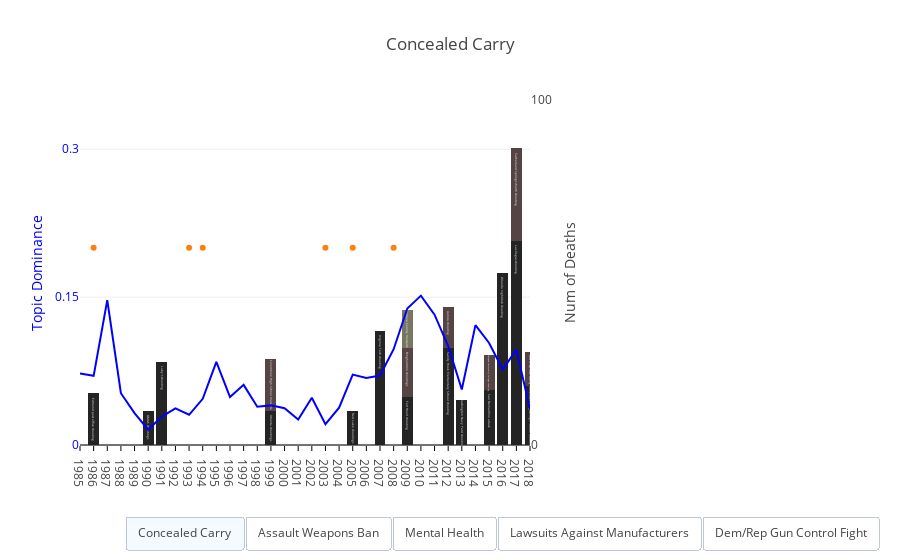

Notebook code cell kept with this figure:
### Code cell
# concealed carry
trace_top_1 = go.Scatter(
    x = top_by_year['year'],
    y = top_by_year['concealed carry'],
    text=top_by_year['concealed carry'].apply(lambda x: "%0.1f%%"%(x*100)),
    hoverinfo='text',
    mode = 'lines',
    name = '',
    yaxis='y2',
    line=dict(color='blue')
)

# assault weapons ban
trace_top_2 = go.Scatter(
    x = top_by_year['year'],
    y = top_by_year['assault weapons ban'],
    text=top_by_year['assault weapons ban'].apply(lambda x: "%0.1f%%"%(x*100)),
    hoverinfo='text',
    mode = 'lines',
    name = 'assault weapons ban',
    yaxis='y2',
    line=dict(color='blue'),
    visible=False
)


# mental health
trace_top_3 = go.Scatter(
    x = top_by_year['year'],
    y = top_by_year['mental health'],
    text=top_by_year['mental health'].apply(lambda x: "%0.1f%%"%(x*100)),
    hoverinfo='text',
    mode = 'lines',
    name = 'mental health',
    yaxis='y2',
    line=dict(color='blue'),
    visible=False
)


# lawsuits against manufacturers
trace_top_4 = go.Scatter(
    x = top_by_year['year'],
    y = top_by_year['lawsuits against manufacturers'],
    text=top_by_year['lawsuits against manufacturers'].apply(lambda x: "%0.1f%%"%(x*100)),
    hoverinfo='text',
    mode = 'lines',
    name = 'lawsuits against manufacturers',
    yaxis='y2',
    line=dict(color='blue'),
    visible=False
)

# dem/rep gun control debate 
trace_top_5 = go.Scatter(
    x = top_by_year['year'],
    y = top_by_year['dem/rep gun control debate '],
    text=top_by_year['dem/rep gun control debate '].apply(lambda x: "%0.1f%%"%(x*100)),
    hoverinfo='text',
    mode = 'lines',
    name = 'dem/rep gun control debate',
    yaxis='y2',
    line=dict(color='blue'),
    visible=False
)

# gun-control legislation
trace_legisl = go.Scatter(
    x = legisl_to_plot['year'],
    y = legisl_to_plot['value'],
    text=legisl_to_plot['legislation'],
    hoverinfo='text',
    mode = 'markers',
    yaxis='y2',
    visible=True
)

# mass shootings stacked bar graph
trace1 = go.Bar(
    x=mass_shootings[mass_shootings.shooting_count==1]["Year"],
    y=mass_shootings[mass_shootings.shooting_count==1]['Deaths'],
    text=mass_shootings[mass_shootings.shooting_count==1]['Incident'],
    hoverinfo='text',
    name ="",
    marker=dict(color=color1)

    
)
trace2 = go.Bar(
    x=mass_shootings[mass_shootings.shooting_count==2]["Year"],
    y=mass_shootings[mass_shootings.shooting_count==2]['Deaths'],
    text=mass_shootings[mass_shootings.shooting_count==2]['Incident'],
    hoverinfo='text',
    name ="",
    marker=dict(color=color2)
)

trace3 = go.Bar(
    x=mass_shootings[mass_shootings.shooting_count==3]["Year"],
    y=mass_shootings[mass_shootings.shooting_count==3]['Deaths'],
    text=mass_shootings[mass_shootings.shooting_count==3]['Incident'],
    hoverinfo='text',
    name ="",
    marker=dict(color=color3)
)


data = [trace_top_1, trace_top_2, trace_top_3, trace_top_4, trace_top_5, trace_legisl, trace1, trace2, trace3]

updatemenus = list([
    dict(type="buttons",
         active=0,
         buttons=list([   
            dict(label = 'Concealed Carry',
                 method = 'update',
                 args = [{'visible': [True, False, False, False, False, True, True, True, True]},
                         {'title': 'Concealed Carry'}]),
            dict(label = 'Assault Weapons Ban',
                 method = 'update',
                 args = [{'visible': [False, True, False, False, False, True, True, True, True]},
                         {'title': 'Assault Weapons Ban'}]),
            dict(label = 'Mental Health',
                 method = 'update',
                 args = [{'visible': [False, False, True, False, False, True, True, True, True]},
                         {'title': 'Mental Health'}]),
            dict(label = 'Lawsuits Against Manufacturers',
                 method = 'update',
                 args = [{'visible': [False, False, False, True, False, True, True, True, True]},
                         {'title': 'Lawsuits Against Manufacturers'}]),
            dict(label = 'Dem/Rep Gun Control Fight',
                 method = 'update',
                 args = [{'visible': [False, False, False, False, True, True, True, True, True]},
                         {'title': 'Dem/Rep Gun Control Fight'}]),             
             
        ]),
         direction = 'left', 
         pad = {'r': 10, 't': 10},
         showactive = True,
         x = 0.1,
         xanchor = 'left',
         y = -0.3,
         yanchor = 'bottom'  
    )
])

layout = go.Layout(
    barmode='stack', showlegend=False,updatemenus=updatemenus,
    xaxis=dict(
        autotick=False,
        range=[1985, 2018],
        dtick=1,
        tickcolor='#000'
    ),
    yaxis2=dict(title='Topic Dominance', 
                overlaying='y',
                tickfont=dict(color='blue'), 
                titlefont=dict(color='blue'),
                autotick=False,
                range=[0, 0.35],
                dtick=0.15),
    yaxis=dict(title='Num of Deaths', 
               side='right',
               autotick=False,
               range=[0, 100],
               dtick=100), 
    title = 'Concealed Carry'
)

fig = go.Figure(data=data, layout=layout)
iplot(fig, filename='gun_control')

### Figure 1 — Plotly figure (JSON) as saved in the notebook; plotly's stock layout.template omitted (floating-point values rounded to 4 significant figures)
{"data": [{"hoverinfo": "text", "line": {"color": "blue"}, "mode": "lines", "name": "", "text": ["7.2%", "7.0%", "14.7%", "5.3%", "3.2%", "1.5%", "2.9%", "3.7%", "3.1%", "4.7%", "8.4%", "4.9%", "6.1%", "3.9%", "4.0%", "3.7%", "2.6%", "4.8%", "2.1%", "3.8%", "7.1%", "6.8%", "7.0%", "9.7%", "13.9%", "15.2%", "13.2%", "10.0%", "5.6%", "12.2%", "10.4%", "7.7%", "9.7%", "3.6%"], "type": "scatter", "x": [1985, 1986, 1987, 1988, 1989, 1990, 1991, 1992, 1993, 1994, 1995, 1996, 1997, 1998, 1999, 2000, 2001, 2002, 2003, 2004, 2005, 2006, 2007, 2008, 2009, 2010, 2011, 2012, 2013, 2014, 2015, 2016, 2017, 2018], "y": [0.07248, 0.07015, 0.147, 0.05252, 0.03236, 0.01548, 0.02886, 0.0371, 0.03066, 0.04687, 0.08424, 0.04866, 0.06102, 0.03881, 0.04019, 0.03739, 0.02577, 0.04791, 0.02105, 0.0379, 0.07143, 0.06804, 0.07044, 0.09715, 0.1385, 0.1515, 0.1322, 0.1003, 0.05628, 0.1216, 0.1036, 0.0766, 0.09672, 0.03646], "yaxis": "y2"}, {"hoverinfo": "text", "line": {"color": "blue"}, "mode": "lines", "name": "assault weapons ban", "text": ["7.6%", "7.1%", "3.6%", "7.5%", "28.6%", "18.4%", "9.8%", "12.1%", "8.6%", "10.0%", "9.6%", "10.4%", "5.0%", "3.9%", "2.9%", "2.3%", "2.7%", "4.1%", "5.3%", "13.6%", "6.6%", "1.6%", "2.3%", "3.1%", "4.6%", "3.4%", "5.2%", "7.1%", "6.2%", "3.6%", "4.6%", "3.2%", "5.6%", "4.2%"], "type": "scatter", "visible": false, "x": [1985, 1986, 1987, 1988, 1989, 1990, 1991, 1992, 1993, 1994, 1995, 1996, 1997, 1998, 1999, 2000, 2001, 2002, 2003, 2004, 2005, 2006, 2007, 2008, 2009, 2010, 2011, 2012, 2013, 2014, 2015, 2016, 2017, 2018], "y": [0.07616, 0.07068, 0.03636, 0.07497, 0.2856, 0.1843, 0.09766, 0.1209, 0.08559, 0.09985, 0.09588, 0.1044, 0.05039, 0.03932, 0.02898, 0.02293, 0.02677, 0.04148, 0.05268, 0.1364, 0.06636, 0.01576, 0.02332, 0.03062, 0.04571, 0.03351, 0.05161, 0.0706, 0.06161, 0.03596, 0.04601, 0.03162, 0.05606, 0.04152], "yaxis": "y2"}, {"hoverinfo": "text", "line": {"color": "blue"}, "mode": "lines", "name": "mental health", "text": ["1.2%", "1.4%", "2.9%", "0.5%", "0.6%", "1.8%", "0.9%", "0.5%", "1.9%", "1.3%", "0.5%", "0.3%", "0.9%", "0.7%", "1.1%", "1.1%", "3.0%", "1.7%", "0.5%", "0.6%", "1.1%", "0.2%", "9.0%", "2.1%", "1.6%", "1.2%", "5.4%", "3.7%", "4.1%", "7.4%", "5.0%", "1.6%", "5.0%", "3.3%"], "type": "scatter", "visible": false, "x": [1985, 1986, 1987, 1988, 1989, 1990, 1991, 1992, 1993, 1994, 1995, 1996, 1997, 1998, 1999, 2000, 2001, 2002, 2003, 2004, 2005, 2006, 2007, 2008, 2009, 2010, 2011, 2012, 2013, 2014, 2015, 2016, 2017, 2018], "y": [0.01249, 0.01417, 0.02881, 0.00492, 0.005841, 0.01766, 0.008812, 0.005383, 0.01895, 0.01259, 0.0055, 0.003323, 0.009152, 0.007326, 0.01133, 0.01112, 0.02985, 0.01661, 0.0045, 0.005945, 0.0112, 0.002327, 0.08979, 0.02147, 0.01628, 0.0117, 0.05405, 0.03714, 0.04122, 0.07386, 0.05042, 0.01608, 0.05048, 0.03296], "yaxis": "y2"}, {"hoverinfo": "text", "line": {"color": "blue"}, "mode": "lines", "name": "lawsuits against manufacturers", "text": ["0.1%", "0.5%", "2.2%", "1.0%", "1.4%", "0.4%", "1.2%", "1.1%", "0.6%", "0.8%", "1.3%", "1.7%", "2.8%", "4.1%", "7.9%", "3.3%", "1.6%", "5.4%", "17.4%", "6.9%", "8.3%", "3.3%", "1.3%", "2.2%", "0.8%", "1.0%", "0.6%", "0.9%", "1.4%", "1.1%", "1.3%", "1.7%", "0.9%", "0.7%"], "type": "scatter", "visible": false, "x": [1985, 1986, 1987, 1988, 1989, 1990, 1991, 1992, 1993, 1994, 1995, 1996, 1997, 1998, 1999, 2000, 2001, 2002, 2003, 2004, 2005, 2006, 2007, 2008, 2009, 2010, 2011, 2012, 2013, 2014, 2015, 2016, 2017, 2018], "y": [0.001372, 0.004918, 0.02239, 0.00988, 0.01392, 0.003912, 0.0117, 0.01062, 0.006465, 0.008499, 0.01285, 0.01744, 0.02841, 0.04054, 0.07901, 0.03324, 0.01568, 0.05396, 0.1741, 0.06869, 0.08303, 0.03339, 0.01342, 0.02227, 0.008049, 0.009579, 0.006436, 0.009196, 0.01414, 0.01123, 0.01273, 0.01681, 0.009056, 0.006754], "yaxis": "y2"}, {"hoverinfo": "text", "line": {"color": "blue"}, "mode": "lines", "name": "dem/rep gun control debate", "text": ["12.0%", "10.3%", "1.8%", "4.5%", "3.3%", "7.7%", "9.5%", "5.5%", "8.5%", "7.3%", "5.5%", "6.8%", "2.6%", "2.4%", "12.4%", "4.3%", "3.0%", "3.9%", "5.6%", "6.9%", "7.0%", "4.4%", "3.7%", "3.6%", "9.0%", "3.1%", "3.5%", "3.8%", "9.5%", "2.9%", "2.9%", "7.5%", "4.0%", "4.6%"], "type": "scatter", "visible": false, "x": [1985, 1986, 1987, 1988, 1989, 1990, 1991, 1992, 1993, 1994, 1995, 1996, 1997, 1998, 1999, 2000, 2001, 2002, 2003, 2004, 2005, 2006, 2007, 2008, 2009, 2010, 2011, 2012, 2013, 2014, 2015, 2016, 2017, 2018], "y": [0.1197, 0.1029, 0.01793, 0.04546, 0.03263, 0.07667, 0.09482, 0.05546, 0.08505, 0.07332, 0.05523, 0.0684, 0.02603, 0.02358, 0.1245, 0.04275, 0.02996, 0.03942, 0.05628, 0.06895, 0.0697, 0.04436, 0.03706, 0.03607, 0.08968, 0.03095, 0.03508, 0.03811, 0.09494, 0.02897, 0.02874, 0.07463, 0.03997, 0.04636], "yaxis": "y2"}, {"hoverinfo": "text", "mode": "markers", "text": [null, "Firearm Owners Protection Act", null, null, null, null, null, null, "The Brady Handgun Violence Prevention Act", "Public Safety and Recreational Firearms Use Protection Act", null, null, null, null, null, null, null, null, "The Tiahrt Amendment", null, "Protection of Lawful Commerce in Arms Act", null, null, "District of Columbia v. Heller Case", null, null, null, null, null, null, null, null, null, null], "type": "scatter", "visible": true, "x": [1985, 1986, 1987, 1988, 1989, 1990, 1991, 1992, 1993, 1994, 1995, 1996, 1997, 1998, 1999, 2000, 2001, 2002, 2003, 2004, 2005, 2006, 2007, 2008, 2009, 2010, 2011, 2012, 2013, 2014, 2015, 2016, 2017, 2018], "y": [null, 0.2, null, null, null, null, null, null, 0.2, 0.2, null, null, null, null, null, null, null, null, 0.2, null, 0.2, null, null, 0.2, null, null, null, null, null, null, null, null, null, null], "yaxis": "y2"}, {"hoverinfo": "text", "marker": {"color": "#242424"}, "name": "", "text": [null, "Edmond post office shooting", null, null, null, "GMAC shootings", "Luby's shooting", null, null, null, null, null, null, null, "Atlanta shootings", null, null, null, null, null, "Red Lake shootings", null, "Virginia Tech shooting", null, "Fort Hood shooting", null, null, "Sandy Hook Elementary School shooting", "Washington Navy Yard shooting", null, "San Bernardino attack", "Orlando nightclub shooting", "Las Vegas shooting", "Stoneman Douglas High School shooting"], "type": "bar", "x": [1985, 1986, 1987, 1988, 1989, 1990, 1991, 1992, 1993, 1994, 1995, 1996, 1997, 1998, 1999, 2000, 2001, 2002, 2003, 2004, 2005, 2006, 2007, 2008, 2009, 2010, 2011, 2012, 2013, 2014, 2015, 2016, 2017, 2018], "y": [null, 15, null, null, null, 10, 24, null, null, null, null, null, null, null, 10, null, null, null, null, null, 10, null, 33, null, 14, null, null, 28, 13, null, 16, 50, 59, 17]}, {"hoverinfo": "text", "marker": {"color": "#544444"}, "name": "", "text": [null, null, null, null, null, null, null, null, null, null, null, null, null, null, "Columbine High School massacre", null, null, null, null, null, null, null, null, null, "Binghamton shootings", null, null, "Aurora shooting", null, null, "Umpqua Community College shooting", null, "Sutherland Springs church shooting", "Santa Fe High School shooting"], "type": "bar", "x": [1985, 1986, 1987, 1988, 1989, 1990, 1991, 1992, 1993, 1994, 1995, 1996, 1997, 1998, 1999, 2000, 2001, 2002, 2003, 2004, 2005, 2006, 2007, 2008, 2009, 2010, 2011, 2012, 2013, 2014, 2015, 2016, 2017, 2018], "y": [null, null, null, null, null, null, null, null, null, null, null, null, null, null, 15, null, null, null, null, null, null, null, null, null, 14, null, null, 12, null, null, 10, null, 27, 10]}, {"hoverinfo": "text", "marker": {"color": "#767661"}, "name": "", "text": [null, null, null, null, null, null, null, null, null, null, null, null, null, null, null, null, null, null, null, null, null, null, null, null, "Geneva County massacre", null, null, null, null, null, null, null, null, null], "type": "bar", "x": [1985, 1986, 1987, 1988, 1989, 1990, 1991, 1992, 1993, 1994, 1995, 1996, 1997, 1998, 1999, 2000, 2001, 2002, 2003, 2004, 2005, 2006, 2007, 2008, 2009, 2010, 2011, 2012, 2013, 2014, 2015, 2016, 2017, 2018], "y": [null, null, null, null, null, null, null, null, null, null, null, null, null, null, null, null, null, null, null, null, null, null, null, null, 11, null, null, null, null, null, null, null, null, null]}], "layout": {"barmode": "stack", "showlegend": false, "title": "Concealed Carry", "updatemenus": [{"active": 0, "buttons": [{"args": [{"visible": [true, false, false, false, false, true, true, true, true]}, {"title": "Concealed Carry"}], "label": "Concealed Carry", "method": "update"}, {"args": [{"visible": [false, true, false, false, false, true, true, true, true]}, {"title": "Assault Weapons Ban"}], "label": "Assault Weapons Ban", "method": "update"}, {"args": [{"visible": [false, false, true, false, false, true, true, true, true]}, {"title": "Mental Health"}], "label": "Mental Health", "method": "update"}, {"args": [{"visible": [false, false, false, true, false, true, true, true, true]}, {"title": "Lawsuits Against Manufacturers"}], "label": "Lawsuits Against Manufacturers", "method": "update"}, {"args": [{"visible": [false, false, false, false, true, true, true, true, true]}, {"title": "Dem/Rep Gun Control Fight"}], "label": "Dem/Rep Gun Control Fight", "method": "update"}], "direction": "left", "pad": {"r": 10, "t": 10}, "showactive": true, "type": "buttons", "x": 0.1, "xanchor": "left", "y": -0.3, "yanchor": "bottom"}], "xaxis": {"autotick": false, "dtick": 1, "range": [1985, 2018], "tickcolor": "#000"}, "yaxis": {"autotick": false, "dtick": 100, "range": [0, 100], "side": "right", "title": "Num of Deaths"}, "yaxis2": {"autotick": false, "dtick": 0.15, "overlaying": "y", "range": [0, 0.35], "tickfont": {"color": "blue"}, "title": "Topic Dominance", "titlefont": {"color": "blue"}}}}
